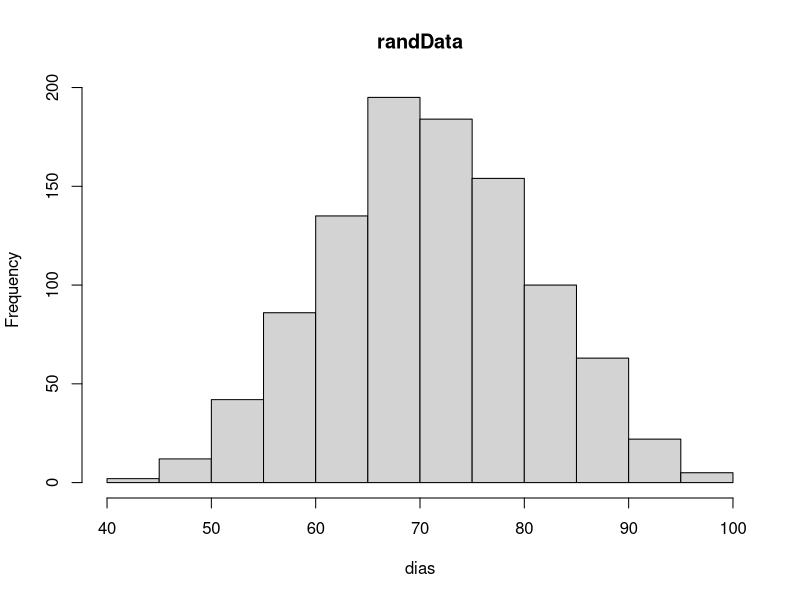
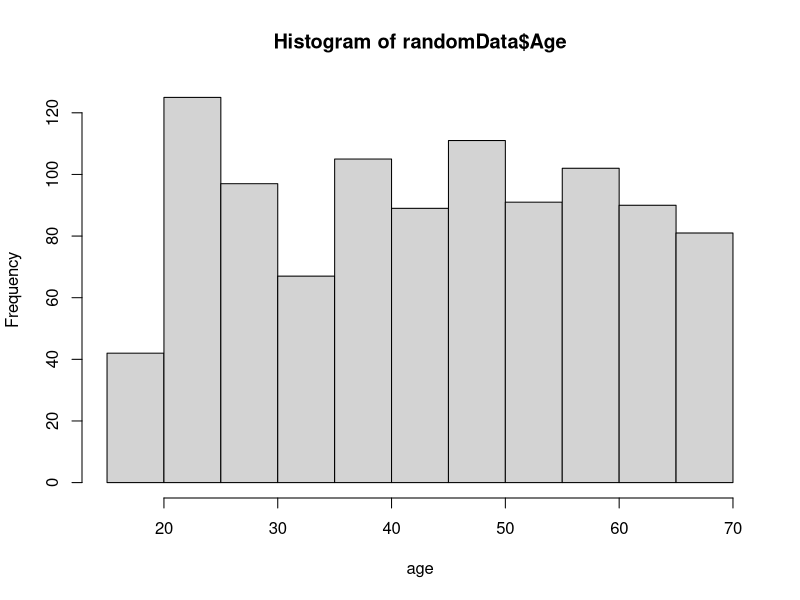
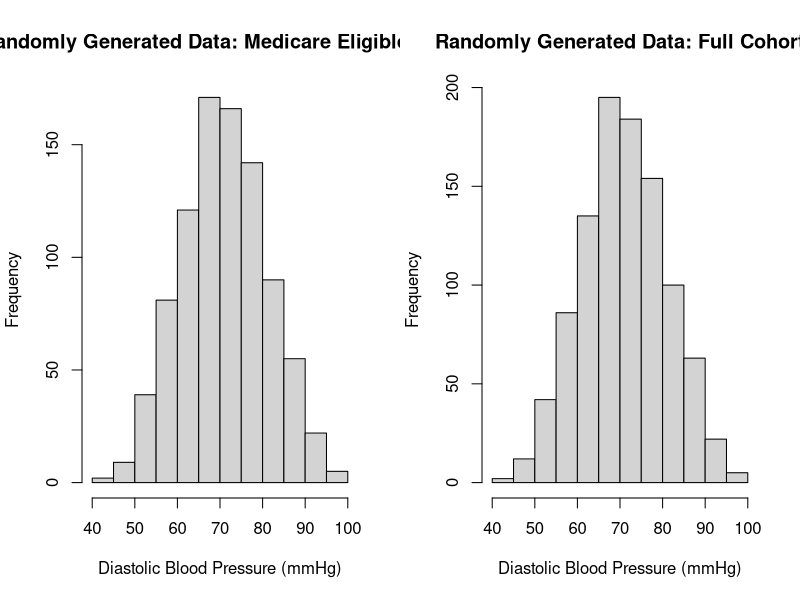
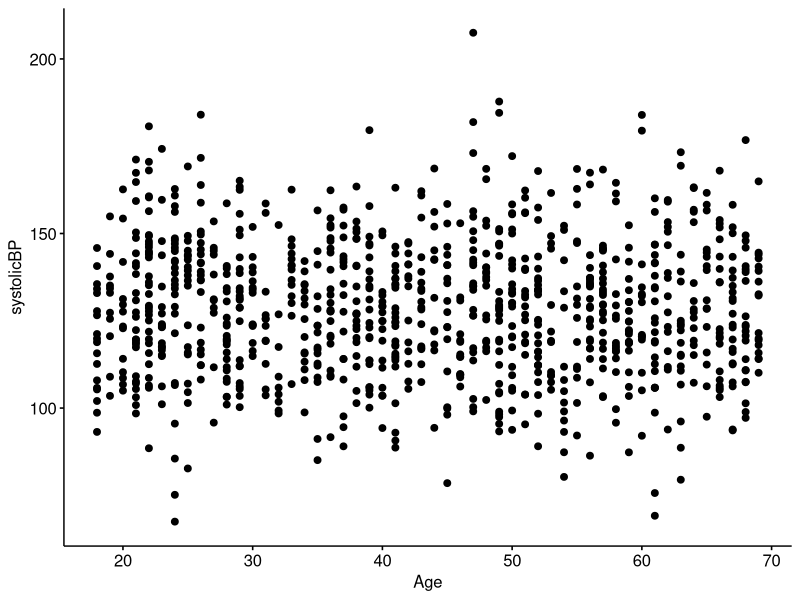
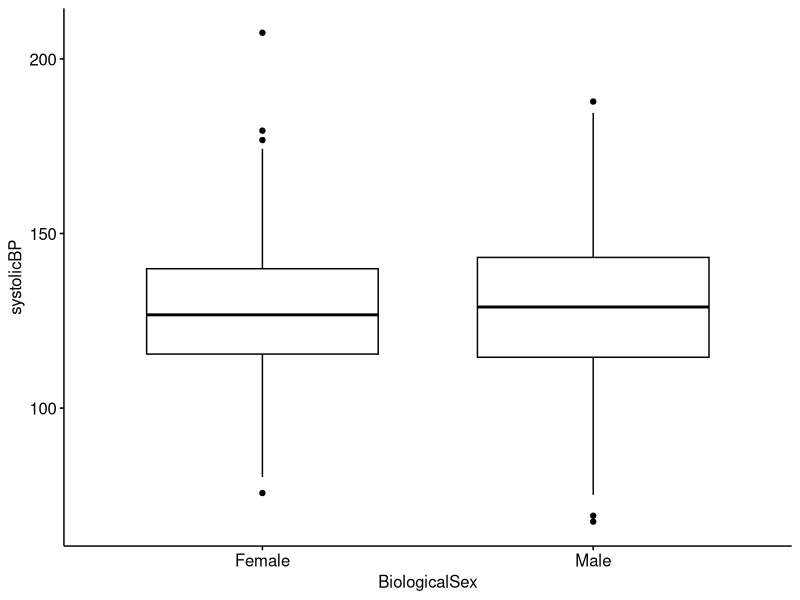

Write the R code that produced these figures, in order. (Note: this script raises an error after producing the figures.)
## ---- chunk 1
knitr::opts_chunk$set(echo = TRUE)
## ---- chunk 2

# Define a variable of random systolic blood pressure
n1 = rnorm(n=10,mean=128.4,sd=19.6)
print(n1)


## ---- chunk 3
set.seed(103)
n2 = rnorm(n=10,mean=128.4,sd=19.6)
print(n2)
## ---- chunk 4
rbinom(n=10,size=1,prob=.5) #

rbinom(n=10,size=10,prob=.5) #n=#trials, size is #instances per trial, so result will be sum
## ---- chunk 5
rbinom(n=10,size=1,prob=.5) #n=#trials, size is #instances per trial, so result will be sum

## ---- chunk 6

# Set a random seed
set.seed(103)

# Define a data frame with our randomly generated data
randomData <- data.frame('SubjectID' = seq(1:1000), 
                         'systolicBP' = rnorm(n = 1000,mean = 128,sd = 20),
                         'diastolicBP' = rnorm(n = 1000,mean = 71,sd = 10),
                         'Age' = trunc(runif(n = 1000,min = 18,max = 70)),
                         'Male' = rbinom(n = 1000,size = 1,prob = 0.5))

# Take a peak at the top entries for our dataset 
head(randomData)

# Assess the mean and standard deviation for systolic blood pressure
mean(randomData$systolicBP)
sd(randomData$systolicBP)

# Visualize the distribution of diastolic blood pressure
hist(randomData$diastolicBP,main='randData',xlab='dias')

# Visualize the distribution of age
hist(randomData$Age,xlab='age')
## ---- chunk 7
# Check the distribution of our variables
summary(randomData)
## ---- chunk 8

# Define a new factor variable from an old binary
randomData$BiologicalSex = factor(ifelse(randomData$Male ==1,'Male','Female'))

# Re-check the distribution of our variables
summary(randomData)
str(randomData) #check the structure and datatypes

## ---- chunk 9

# Define variable specifying age above 65 (medicare eligible)

randomData$MedicareAge = ifelse(randomData$Age <65,T,F)
# Re-check the distribution of our variables
summary(randomData)

## ---- chunk 10

# Subset to only those at medicare age
md1 = randomData[which(randomData$MedicareAge == T),] #keep all cols
md2 = randomData[which(randomData$Age < 65),]
# We can use the following statement to ensure both methods produced the same result
all = (md1==md2)
## ---- chunk 11
par(mfrow=c(1,2))
# Visualize the distribution of diastolic blood pressure in Medicare Only
hist(md1$diastolicBP,main = 'Randomly Generated Data: Medicare Eligible Only',xlab = 'Diastolic Blood Pressure (mmHg)')

# Visualize the distribution of diastolic blood pressure in full dataset
hist(randomData$diastolicBP,main = 'Randomly Generated Data: Full Cohort',xlab = 'Diastolic Blood Pressure (mmHg)')
## ---- chunk 12

# Run the following line of code one time to install the package if you haven't already
install.packages('ggpubr')

# Generate a scatter plot of age by systolic blood pressure
library(ggpubr)
ggpubr:: ggscatter(randomData,x='Age',y='systolicBP')
ggpubr::ggboxplot(randomData,x='BiologicalSex',y='systolicBP')
# Generate a boxplot for diastolic blood pressure distribution by biological sex in our original dataset

## ---- chunk 13
# Wide format data
data.frame('PatientID' = c('P001','P002','P003'),
                          'Age' = c(24,35,27),
                          'Height.in' = c(67,70,64))
## ---- chunk 14
# Wide format data
data.frame('PatientID' = c('P001','P001','P002','P002','P003','P003'),
           'Measure' = c('Age','Height.in','Age','Height.in','Age','Height.in'),
           'Value' = c(24,67,35,70,27,64))
## ---- chunk 15
# Wide format repeated measures
data.frame('PatientID' = c('P001','P002','P003'),
           'Height.in.5y' = c(40,43,39),
           'Height.in.10y' = c(53,58,51))
## ---- chunk 16
# Long format repeated measures
data.frame('PatientID' = c('P001','P001','P002','P002','P003','P003'),
           'Age.yrs' = c(5,10,5,10,5,10),
           'Height.in' = c(40,53,43,58,39,51))
## ---- chunk 17
# Run the following line of code one time to install the package if you haven't already
# install.packages('reshape2')

# Melt the data frame into a long form

# Check enteries for our first subject


# How it would look if we forgot one of our ID variables


## ---- chunk 18
# Print first 20 values

## ---- chunk 19

## ---- chunk 20
# Order by subject ID


# Order by decreasing age

## ---- chunk 21

# Look for cases of "BP" and replace with ""


# Now lets see what values we have for this variable
table(longData$BP.Type)

# We could also just replace the values using indexing as follows

# Now lets check again what values we have for this variable
table(longData$BP.Type)
## ---- chunk 22

# Define a list of character strings


# sub function


# gsub function


## ---- chunk 23
# Define two lists of sample names
d1 <- c('20210323_PB4_01_09.RCC','20210323_PB4_01_11.RCC','20210323_PB4_01_12.RCC','20210401_ch5-040121_01_01.RCC','20210401_ch5-040121_01_02.RCC','20210401_ch5-040121_01_02.RCC','20210401_ch5-040121_01_03.RCC')
d2 <- c('20210323-PB4_01_11.RCC','20210323-PB4_01_12.RCC','20210323-PB4_01_09.RCC','20210401-ch5-040121-01-01.RCC','20210401-ch5-040121-01-02.RCC','20210401-ch5-040121-01-02.RCC','20210401-ch5-040121-01-03.RCC')

# Check if same samples are in both lists


# Compare formatting 

## ---- chunk 24
# Replace all "_" with "-" in list of sample names


# Verify all names in d1 are now also in d2
table(d1 %in% d2)

# Check if D1 and D2 are in the same order
table(d1 == d2)

# Reorder both vectors


# Check if D1 and D2 are in the same order
table(d1 == d2)

## ---- chunk 25

# Generate a scatter plot of age by systolic blood pressure
ggpubr::ggscatter(longData,x = 'Age',y = 'BP',color = 'BP.Type')

# Generate a boxplot for diastolic blood pressure distrubition by biological sex in our original dataset
ggpubr::ggboxplot(longData,x = 'BP.Type',y = 'BP',color = 'BiologicalSex',
                  ylab = 'Blood Pressure (mmHg)',xlab = '')

## ---- chunk 26

# Cast into a data frame

# Note: using dcast because we want a dataframe as output. 
# If we want a vector or matrix as output, we use acast

# Lets see if our data look the same as when we started
head(wideData)
# Our original data set
head(randomData)

## ---- chunk 27

# Generate table (note here we drop subject ID from the formula)


# Check the dimmensions 
dim(summaryTable)

# Look at the top enteries
head(summaryTable)

## ---- chunk 28

# Generate table (note here we drop subject ID from the formula)

# Check the dimmensions 
dim(summaryTable)

# Look at the top enteries
head(summaryTable)

